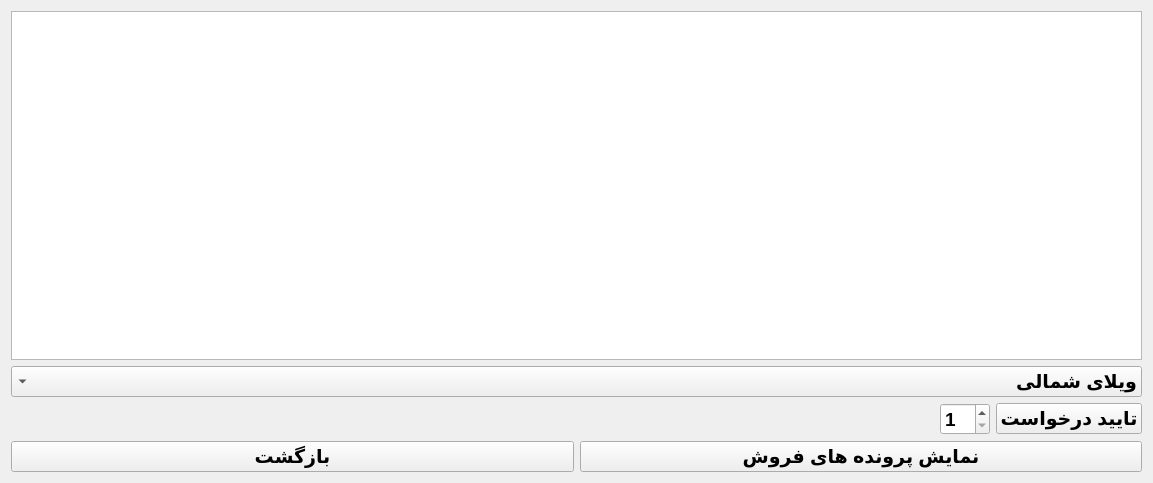
<?xml version="1.0" encoding="UTF-8"?>
<ui version="4.0">
 <class>sellShow</class>
 <widget class="QWidget" name="sellShow">
  <property name="geometry">
   <rect>
    <x>0</x>
    <y>0</y>
    <width>1153</width>
    <height>483</height>
   </rect>
  </property>
  <property name="windowTitle">
   <string>Form</string>
  </property>
  <layout class="QVBoxLayout" name="verticalLayout">
   <item>
    <widget class="QTextEdit" name="textEdit">
     <property name="readOnly">
      <bool>true</bool>
     </property>
    </widget>
   </item>
   <item>
    <widget class="QComboBox" name="comboBox">
     <property name="font">
      <font>
       <pointsize>14</pointsize>
       <weight>75</weight>
       <bold>true</bold>
      </font>
     </property>
     <property name="layoutDirection">
      <enum>Qt::RightToLeft</enum>
     </property>
     <item>
      <property name="text">
       <string>ویلای شمالی</string>
      </property>
     </item>
     <item>
      <property name="text">
       <string>ویلای جنوبی</string>
      </property>
     </item>
     <item>
      <property name="text">
       <string>آپارتمان</string>
      </property>
     </item>
    </widget>
   </item>
   <item>
    <layout class="QHBoxLayout" name="horizontalLayout_2">
     <item>
      <spacer name="horizontalSpacer">
       <property name="orientation">
        <enum>Qt::Horizontal</enum>
       </property>
       <property name="sizeHint" stdset="0">
        <size>
         <width>40</width>
         <height>20</height>
        </size>
       </property>
      </spacer>
     </item>
     <item>
      <widget class="QSpinBox" name="Reqspin">
       <property name="font">
        <font>
         <pointsize>14</pointsize>
         <weight>75</weight>
         <bold>true</bold>
        </font>
       </property>
       <property name="minimum">
        <number>1</number>
       </property>
       <property name="maximum">
        <number>20</number>
       </property>
      </widget>
     </item>
     <item>
      <widget class="QPushButton" name="Reqbtn">
       <property name="font">
        <font>
         <pointsize>14</pointsize>
         <weight>75</weight>
         <bold>true</bold>
        </font>
       </property>
       <property name="text">
        <string>تایید درخواست</string>
       </property>
      </widget>
     </item>
    </layout>
   </item>
   <item>
    <layout class="QHBoxLayout" name="horizontalLayout">
     <item>
      <widget class="QPushButton" name="pushButton">
       <property name="sizePolicy">
        <sizepolicy hsizetype="Minimum" vsizetype="Preferred">
         <horstretch>0</horstretch>
         <verstretch>0</verstretch>
        </sizepolicy>
       </property>
       <property name="font">
        <font>
         <pointsize>14</pointsize>
         <weight>75</weight>
         <bold>true</bold>
        </font>
       </property>
       <property name="text">
        <string>بازگشت</string>
       </property>
      </widget>
     </item>
     <item>
      <widget class="QPushButton" name="pushButton_2">
       <property name="sizePolicy">
        <sizepolicy hsizetype="Minimum" vsizetype="Preferred">
         <horstretch>0</horstretch>
         <verstretch>0</verstretch>
        </sizepolicy>
       </property>
       <property name="font">
        <font>
         <pointsize>14</pointsize>
         <weight>75</weight>
         <bold>true</bold>
        </font>
       </property>
       <property name="text">
        <string>نمایش پرونده های فروش</string>
       </property>
      </widget>
     </item>
    </layout>
   </item>
  </layout>
 </widget>
 <resources/>
 <connections/>
</ui>
